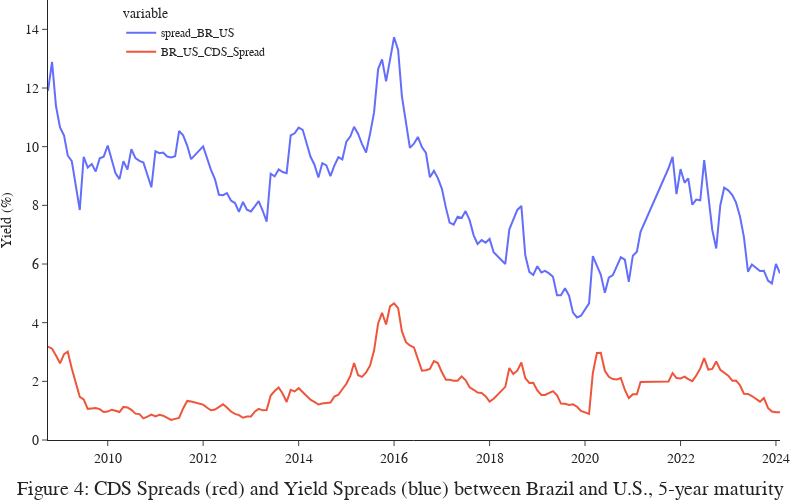

Notebook cell for this chart:
### Code cell
fig = px.line(data, x=data.index, y=['spread_BR_US', 'BR_US_CDS_Spread',],
              title='Figure 4: CDS Spreads (red) and Yield Spreads (blue) between Brazil and U.S., 5-year maturity')

fig.update_layout(
    template='simple_white',
    margin=dict(l=0, r=20, t=0, b=60),
     font_family="Times New Roman",
     showlegend=True,
     title_x=0.5, title_y=0.01,
     legend_x = 0.1)

fig.update_layout(
   xaxis_title="",
   yaxis_title="Yield (%)"
)

fig.update_layout(
    autosize=False,
    width=800,
    height=500,
)

fig.update_layout(yaxis_range=[0,15])

fig.update_layout(title={'font': {'size': 20}})

fig.update_xaxes(tickfont=dict(family="Times New Roman",
                                 size=14,) )
fig.update_yaxes(tickfont=dict(family="Times New Roman",
                                 size=14,) )

fig.show()

### Figure 1 — Plotly figure (JSON) as saved in the notebook; plotly's stock layout.template omitted (floating-point values rounded to 4 significant figures; data arrays with more than 128 entries replaced by an {"elided": "..."} marker saying what was removed)
{"data": [{"hovertemplate": "variable=spread_BR_US<br>DATE=%{x}<br>value=%{y}<extra></extra>", "legendgroup": "spread_BR_US", "line": {"color": "#636efa", "dash": "solid"}, "marker": {"symbol": "circle"}, "mode": "lines", "name": "spread_BR_US", "orientation": "v", "showlegend": true, "type": "scatter", "x": {"elided": "173 str values"}, "xaxis": "x", "y": {"elided": "173 float values"}, "yaxis": "y"}, {"hovertemplate": "variable=BR_US_CDS_Spread<br>DATE=%{x}<br>value=%{y}<extra></extra>", "legendgroup": "BR_US_CDS_Spread", "line": {"color": "#EF553B", "dash": "solid"}, "marker": {"symbol": "circle"}, "mode": "lines", "name": "BR_US_CDS_Spread", "orientation": "v", "showlegend": true, "type": "scatter", "x": {"elided": "173 str values"}, "xaxis": "x", "y": {"elided": "173 float values"}, "yaxis": "y"}], "layout": {"autosize": false, "font": {"family": "Times New Roman"}, "height": 500, "legend": {"title": {"text": "variable"}, "tracegroupgap": 0, "x": 0.1}, "margin": {"b": 60, "l": 0, "r": 20, "t": 0}, "showlegend": true, "title": {"font": {"size": 20}, "text": "Figure 4: CDS Spreads (red) and Yield Spreads (blue) between Brazil and U.S., 5-year maturity", "x": 0.5, "y": 0.01}, "width": 800, "xaxis": {"anchor": "y", "domain": [0, 1], "tickfont": {"family": "Times New Roman", "size": 14}, "title": {"text": ""}}, "yaxis": {"anchor": "x", "domain": [0, 1], "range": [0, 15], "tickfont": {"family": "Times New Roman", "size": 14}, "title": {"text": "Yield (%)"}}}}
